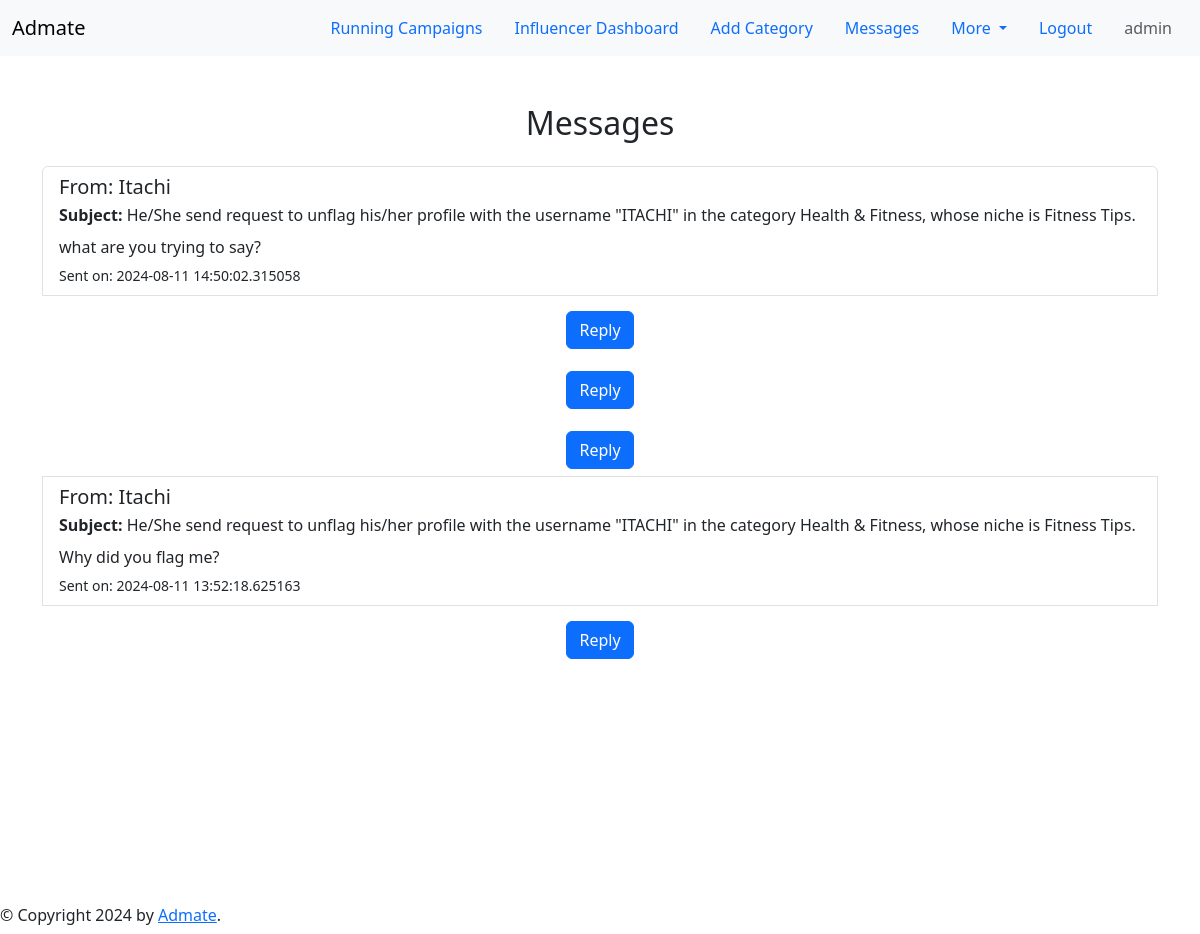
Screenshot of /view_message_admin (signed in) with the database file from the repository.
### application/models.py (models this page shows, shortened)
class Message(db.Model):
    id = db.Column(db.Integer, primary_key=True)
    sender = db.Column(db.String(80), nullable=False)
    receiver = db.Column(db.String(80), nullable=False)
    content = db.Column(db.Text, nullable=False)
    timestamp = db.Column(db.DateTime, default=datetime.utcnow)
    campaign_id = db.Column(db.Integer, db.ForeignKey('campaign.id'))
    influencer_id = db.Column(db.Integer, db.ForeignKey('influencer_profile.id'))
    category_id = db.Column(db.Integer, db.ForeignKey('categories.category_id'))
    niche_id = db.Column(db.Integer, db.ForeignKey('niche.niche_id'))
    category = db.relationship('Categories', backref='messages', lazy=True)
    niche = db.relationship('Niche', backref='messages', lazy=True)
    campaign = db.relationship('Campaign', backref='messages', lazy=True)
    influencer = db.relationship('InfluencerProfile', backref='messages', lazy=True)

class InfluencerProfile(db.Model):
    id = db.Column(db.Integer, primary_key=True)
    user = db.Column(db.String(20), db.ForeignKey('user.username'))
    first_name = db.Column(db.String(64))
    last_name = db.Column(db.String(64))
    email = db.Column(db.String(120), nullable=False)
    phone = db.Column(db.String(30), nullable=False)
    bio = db.Column(db.String(256), nullable=False)
    instagram_handle = db.Column(db.String(64), nullable=False)
    facebook_handle = db.Column(db.String(64), nullable=False)
    youtube_handle = db.Column(db.String(64), nullable=False)
    blog_url = db.Column(db.String(100), nullable=False)
    followers_count = db.Column(db.Integer)
    total_engagement = db.Column(db.Integer)
    total_views = db.Column(db.Integer)
    reach = db.Column(db.Integer)
    age = db.Column(db.Integer)
    gender = db.Column(db.String(10))
    location = db.Column(db.String(30))
    language = db.Column(db.String(20))
    category_id = db.Column(db.Integer, db.ForeignKey('categories.category_id'))
    niche_id = db.Column(db.Integer, db.ForeignKey('niche.niche_id'))
    price = db.Column(db.Float)
    flagged = db.Column(db.Boolean, default=False)
    category = db.relationship('Categories', backref='influencers', lazy=True)
    niche = db.relationship('Niche', backref='influencers', lazy=True)

class Categories(db.Model):
    category_id = db.Column(db.Integer, primary_key=True)
    name = db.Column(db.String(30), nullable=False, unique=True)
    description = db.Column(db.String(100), nullable=True)
    niches = db.relationship('Niche', backref='category', lazy=True)

class Niche(db.Model):
    niche_id = db.Column(db.Integer, primary_key=True)
    category_id = db.Column(db.Integer, db.ForeignKey('categories.category_id'), nullable=True)
    name = db.Column(db.String(30), nullable=False)
    description = db.Column(db.String(100), nullable=True)

### application/routes.py (the view)
@app.route("/view_message_admin", methods=["GET"])
def view_message_admin():
    user = session.get('username')
    messages = Message.query.filter_by(receiver=user).order_by(Message.timestamp.desc()).all()
    if messages:
        return render_template('view_message_admin.html',messages=messages)
    flash('No messages to display.')
    return redirect(url_for('all_campaign'))

### templates/view_message_admin.html (shortened to what this page needs)
{% extends 'nav_link.html' %}
{% block content %}
<div class="container mt-5">
    <h2 class="text-center mb-4">Messages</h2>
    <div class="list-group">
        {% for message in messages %}
            {% if message.campaign or message.campaign == 'None' %}
                <div class="list-group-item">
                    <h5 class="mb-1">From: {{ message.sender | capitalize }}</h5>
                    <h8 class="mb-1"><strong>Subject:</strong> He/She send request to unflag the "{{ message.campaign.name | upper }}"" in the category {{ message.category.name}}, whose niche is {{ message.niche.name }}.</h8>
                    <p class="mb-1 mt-2">{{ message.content }}</p>
                    <small>Sent on: {{ message.timestamp }}</small>
                </div>
            {% elif message.influencer %}
            <div class="list-group-item">
                <h5 class="mb-1">From: {{ message.sender | capitalize }}</h5>
                <h8 class="mb-1"><strong>Subject:</strong> He/She send request to unflag his/her profile with the username "{{ message.influencer.user | upper }}" in the category {{ message.category.name}}, whose niche is {{ message.niche.name }}.</h8>
                <p class="mb-1 mt-2">{{ message.content }}</p>
                <small>Sent on: {{ message.timestamp }}</small>
            </div>
            {% endif %}
            <li class="btn">
                <a href="{{ url_for('reply_from_admin', message_id=message.id) }}" class="btn btn-primary mt-2">Reply</a>
            </li>
        {% endfor %}
    </div>
</div>
    {% endblock content %}

### rows the page displays
Message: sender "Itachi", influencer.user "ITACHI", category.name "Health & Fitness", niche.name "Fitness Tips", content "what are you trying to say?", timestamp "2024-08-11 14:50:02.315058"
Message: sender "Itachi", influencer.user "ITACHI", category.name "Health & Fitness", niche.name "Fitness Tips", content "Why did you flag me?", timestamp "2024-08-11 13:52:18.625163"

### other values shown
{{ session['username'] }} "admin"
